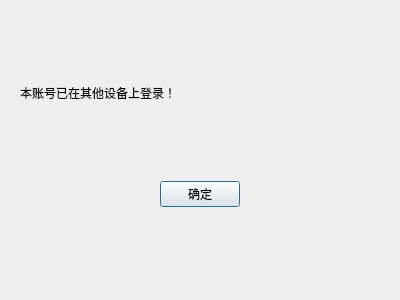
<?xml version="1.0" encoding="UTF-8"?>
<ui version="4.0">
 <class>OffLineDialog</class>
 <widget class="QDialog" name="OffLineDialog">
  <property name="geometry">
   <rect>
    <x>0</x>
    <y>0</y>
    <width>400</width>
    <height>300</height>
   </rect>
  </property>
  <property name="windowTitle">
   <string>Dialog</string>
  </property>
  <layout class="QVBoxLayout" name="verticalLayout">
   <item>
    <widget class="QWidget" name="widget" native="true">
     <layout class="QVBoxLayout" name="verticalLayout_2">
      <item>
       <spacer name="verticalSpacer">
        <property name="orientation">
         <enum>Qt::Orientation::Vertical</enum>
        </property>
        <property name="sizeHint" stdset="0">
         <size>
          <width>20</width>
          <height>40</height>
         </size>
        </property>
       </spacer>
      </item>
      <item>
       <widget class="QLabel" name="label">
        <property name="text">
         <string>本账号已在其他设备上登录！</string>
        </property>
       </widget>
      </item>
      <item>
       <spacer name="verticalSpacer_2">
        <property name="orientation">
         <enum>Qt::Orientation::Vertical</enum>
        </property>
        <property name="sizeHint" stdset="0">
         <size>
          <width>20</width>
          <height>40</height>
         </size>
        </property>
       </spacer>
      </item>
      <item>
       <widget class="QWidget" name="widget_2" native="true">
        <layout class="QHBoxLayout" name="horizontalLayout">
         <item>
          <spacer name="horizontalSpacer">
           <property name="orientation">
            <enum>Qt::Orientation::Horizontal</enum>
           </property>
           <property name="sizeHint" stdset="0">
            <size>
             <width>40</width>
             <height>20</height>
            </size>
           </property>
          </spacer>
         </item>
         <item>
          <widget class="QPushButton" name="sureBtn">
           <property name="text">
            <string>确定</string>
           </property>
          </widget>
         </item>
         <item>
          <spacer name="horizontalSpacer_2">
           <property name="orientation">
            <enum>Qt::Orientation::Horizontal</enum>
           </property>
           <property name="sizeHint" stdset="0">
            <size>
             <width>40</width>
             <height>20</height>
            </size>
           </property>
          </spacer>
         </item>
        </layout>
       </widget>
      </item>
      <item>
       <spacer name="verticalSpacer_3">
        <property name="orientation">
         <enum>Qt::Orientation::Vertical</enum>
        </property>
        <property name="sizeHint" stdset="0">
         <size>
          <width>20</width>
          <height>40</height>
         </size>
        </property>
       </spacer>
      </item>
     </layout>
    </widget>
   </item>
  </layout>
 </widget>
 <resources/>
 <connections/>
</ui>
